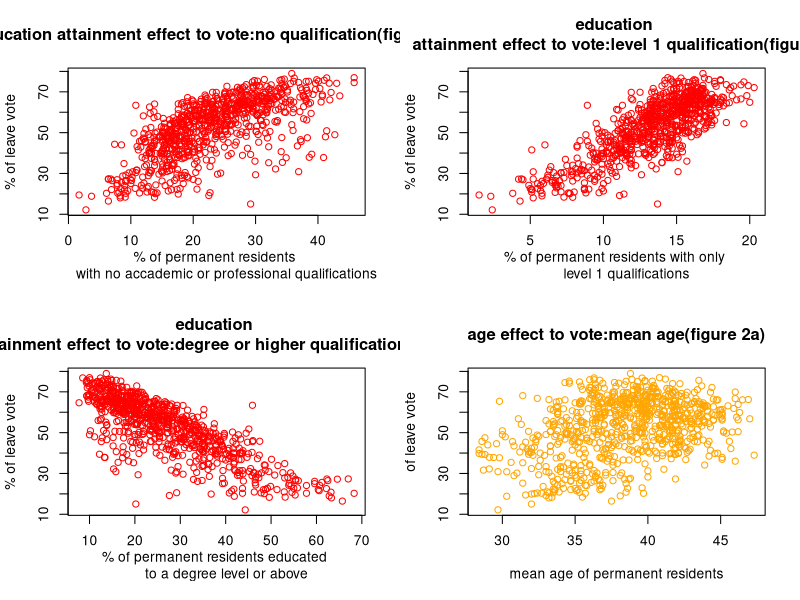
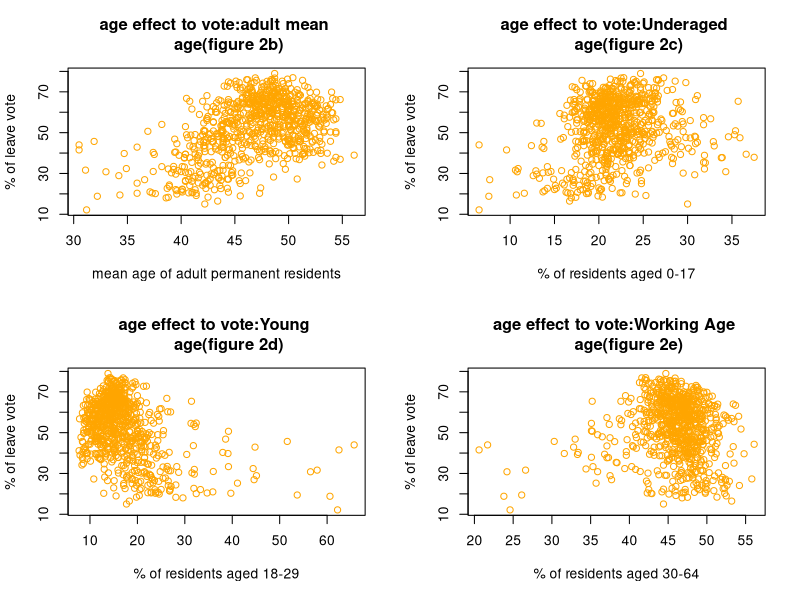
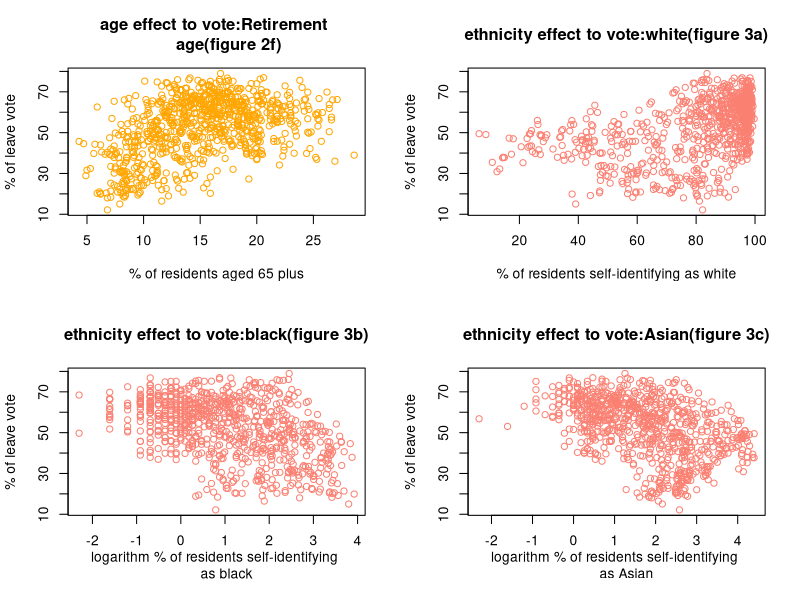
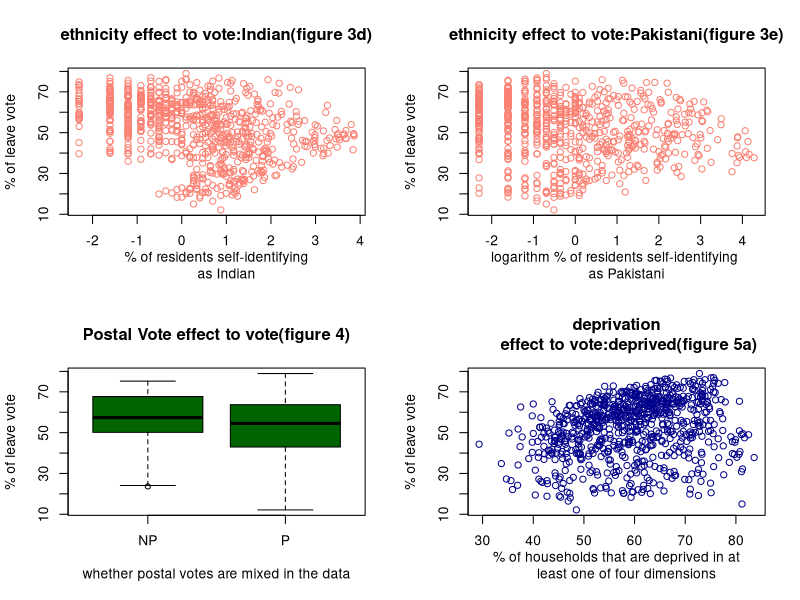
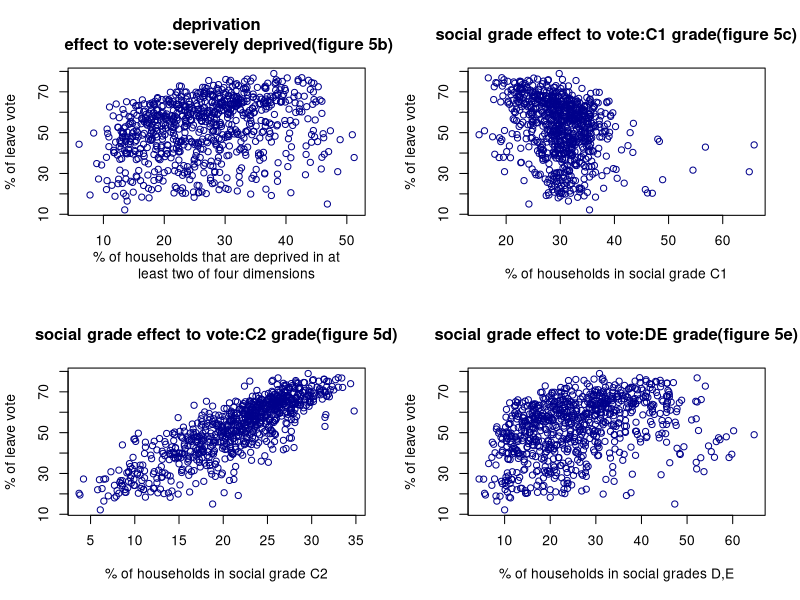
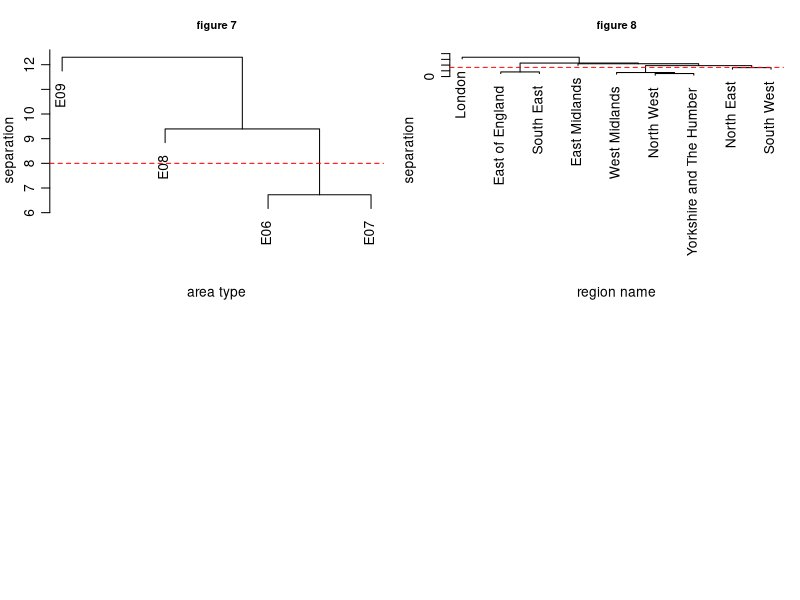
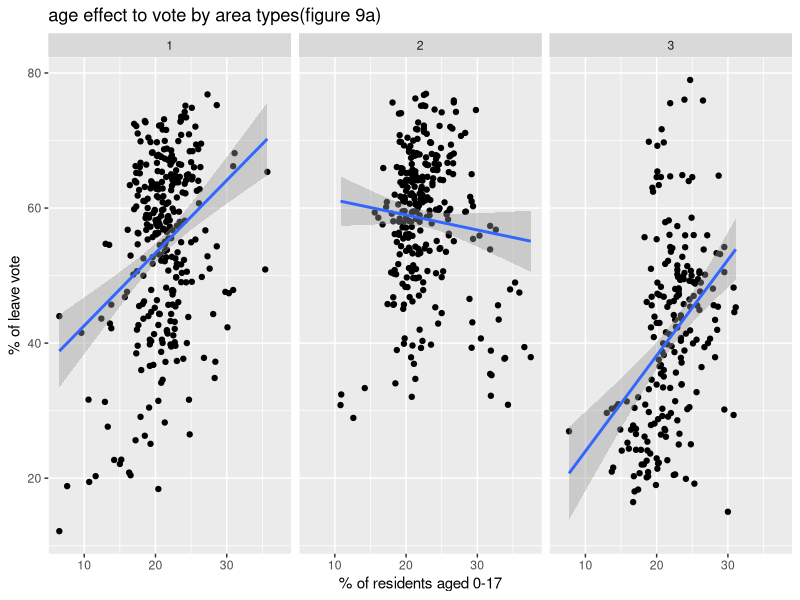
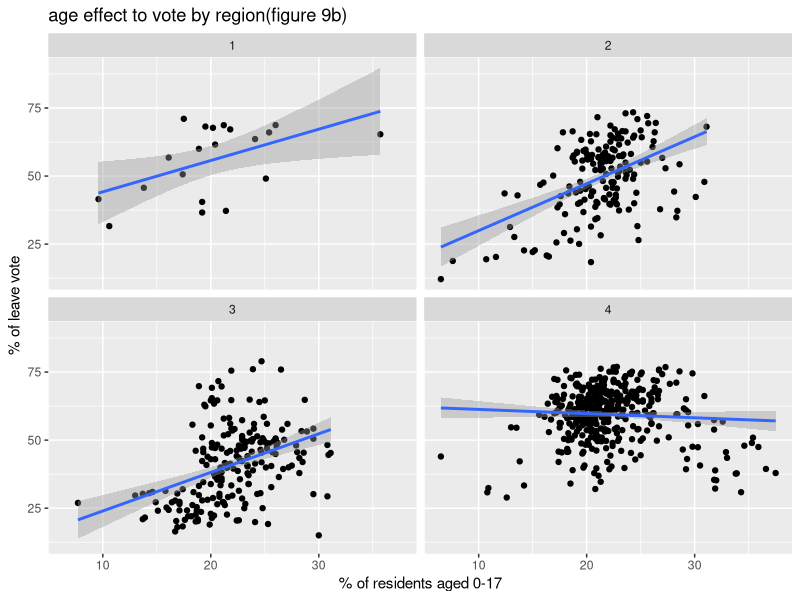

Write the R code that produced these figures, in order. (Note: this script raises an error after producing the figures.)
################################################################
################################################################
#1 Initial preparation
################################################################
################################################################
#1.1 read the data
RR<-read.csv("ReferendumResults.csv")

#1.2 data modification
###1.2.1 modify the age variables
Underaged<-rowSums(RR[,c("Age_0to4","Age_5to7","Age_8to9","Age_10to14","Age_15",
                          "Age_16to17")])
Young<-rowSums(RR[,c("Age_18to19","Age_20to24","Age_25to29")])
WorkingAge<-rowSums(RR[,c("Age_30to44","Age_45to59","Age_60to64")])
Retirement<-rowSums(RR[,c("Age_65to74","Age_75to84","Age_85to89","Age_90plus")])
RR<-data.frame(RR,Underaged,Young,WorkingAge,Retirement)
###1.2.2 separate data
###separate data used for modelling(first 803 observations) from the data used for 
###predicting
RR1<-RR[c(1:803),]
RR2<-RR[c(804:1070),]
###1.2.3 define proportion to vote leave, as the response variable for the model
pLeave<-RR1$Leave/RR1$NVotes*100
RR1<-data.frame(RR1,pLeave)
###1.2.4 get rid off the Leave variable for now from RR2
RR2<-subset(RR2,select=-c(Leave))

################################################################
################################################################
#2 Exploratary Analysis
################################################################
################################################################
#2.1 Initial exploratory plots
###following from Rosenbaum's article,we notice that education,age,ethnicity and 
###postal voters seem to be affecting the tendency to vote leave, from some other
###studies, deprived area seems to be more pro-leave, so we carry out some exploratory
###analysis from here
###2.1.1 Professional qualification attainment
library(ggplot2);library(RColorBrewer)
par(mfrow=c(2,2))
plot(pLeave~NoQuals,data=RR1,xlab="% of permanent residents 
     with no accademic or professional qualifications",ylab="% of leave vote",
     main="education attainment effect to vote:no qualification(figure 1a)",col="red")
plot(pLeave~L1Quals,data=RR1,xlab="% of permanent residents with only 
     level 1 qualifications",ylab="% of leave vote",main="education 
     attainment effect to vote:level 1 qualification(figure 1b)",col="red")
plot(pLeave~L4Quals_plus,data=RR1,xlab="% of permanent residents educated 
     to a degree level or above",ylab="% of leave vote",main="education 
     attainment effect to vote:degree or higher qualification(figue 1c)",col="red")
### save these plots
png("Figure 1a")
plot(pLeave~NoQuals,data=RR1,xlab="% of permanent residents 
     with no accademic or professional qualifications",ylab="% of leave vote",
     main="education attainment effect to vote:no qualification(figure 1a)",col="red")
dev.off()

png("Figure 1b")
plot(pLeave~L1Quals,data=RR1,xlab="% of permanent residents with only 
     level 1 qualifications",ylab="% of leave vote",main="education 
     attainment effect to vote:level 1 qualification(figure 1b)",col="red")
dev.off()

png("Figure 1c")
plot(pLeave~L4Quals_plus,data=RR1,xlab="% of permanent residents educated 
     to a degree level or above",ylab="% of leave vote",main="education 
     attainment effect to vote:degree or higher qualification(figue 1c)",col="red")
dev.off()

###there seems to be some pretty clear relationship between the tendency to vote 
###leave and the level of education, while the relationship between NoQual and the 
###proportion to vote leave seems a bit non-linear

###2.1.2 Age
plot(pLeave~MeanAge,data=RR1,xlab="mean age of permanent residents",ylab="% 
     of leave vote",main="age effect to vote:mean age(figure 2a)",col="orange")
plot(pLeave~AdultMeanAge,data=RR1,xlab="mean age of adult permanent residents",
     ylab="% of leave vote",main="age effect to vote:adult mean 
     age(figure 2b)",col="orange")
plot(pLeave~Underaged,data=RR1,xlab="% of residents aged 0-17",
     ylab="% of leave vote",main="age effect to vote:Underaged 
     age(figure 2c)",col="orange")
plot(pLeave~Young,data=RR1,xlab="% of residents aged 18-29",
     ylab="% of leave vote",main="age effect to vote:Young 
     age(figure 2d)",col="orange")
plot(pLeave~WorkingAge,data=RR1,xlab="% of residents aged 30-64",
     ylab="% of leave vote",main="age effect to vote:Working Age 
     age(figure 2e)",col="orange")
plot(pLeave~Retirement,data=RR1,xlab="% of residents aged 65 plus",
     ylab="% of leave vote",main="age effect to vote:Retirement 
     age(figure 2f)",col="orange")

###save these plots

png("Figure 2a")
plot(pLeave~MeanAge,data=RR1,xlab="mean age of permanent residents",ylab="% 
     of leave vote",main="age effect to vote:mean age(figure 2a)",col="orange")
dev.off()

png("Figure 2b")
plot(pLeave~AdultMeanAge,data=RR1,xlab="mean age of adult permanent residents",
     ylab="% of leave vote",main="age effect to vote:adult mean 
     age(figure 2b)",col="orange")
dev.off()

png("Figure 2c")
plot(pLeave~Underaged,data=RR1,xlab="% of residents aged 0-17",
     ylab="% of leave vote",main="age effect to vote:Underaged 
     age(figure 2c)",col="orange")
dev.off()

png("Figure 2d")
plot(pLeave~Young,data=RR1,xlab="% of residents aged 18-29",
     ylab="% of leave vote",main="age effect to vote:Young 
     age(figure 2d)",col="orange")
dev.off()

png("Figure 2e")
plot(pLeave~WorkingAge,data=RR1,xlab="% of residents aged 30-64",
     ylab="% of leave vote",main="age effect to vote:Working Age 
     age(figure 2e)",col="orange")
dev.off()

png("Figure 2f")
plot(pLeave~Retirement,data=RR1,xlab="% of residents aged 65 plus",
     ylab="% of leave vote",main="age effect to vote:Retirement 
     age(figure 2f)",col="orange")
dev.off()

###2.1.3 Ethnicity
plot(pLeave~White,data=RR1,xlab="% of residents self-identifying as white",
     ylab="% of leave vote",main="ethnicity effect to vote:white(figure 3a)",col="salmon")
plot(pLeave~log(Black),data=RR1,xlab="logarithm % of residents self-identifying 
     as black",ylab="% of leave vote",main="ethnicity effect to vote:black(figure 3b)",col="salmon")
plot(pLeave~log(Asian),data=RR1,xlab="logarithm % of residents self-identifying 
     as Asian",ylab="% of leave vote",main="ethnicity effect to vote:Asian(figure 3c)",col="salmon")
plot(pLeave~log(Indian),data=RR1,xlab="% of residents self-identifying
     as Indian",ylab="% of leave vote",main="ethnicity effect to vote:Indian(figure 3d)",col="salmon")
plot(pLeave~log(Pakistani),data=RR1,xlab="logarithm % of residents self-identifying 
     as Pakistani",ylab="% of leave vote",main="ethnicity effect to vote:Pakistani(figure 3e)",col="salmon")
###logarithm transformation was applied to the percentage of ethnicity minority to 
###unveil more underlying relationship, it turns out that Asians, Blacks are more 
###pro-Remain, while Indians and Pakistani's are more divergent, and higher white 
###percentage area tend to vote leave

### save these plots
png("Figure 3a")
plot(pLeave~White,data=RR1,xlab="% of residents self-identifying as white",
     ylab="% of leave vote",main="ethnicity effect to vote:white(figure 3a)",col="salmon")
dev.off()
png("Figure 3b")
plot(pLeave~log(Black),data=RR1,xlab="logarithm % of residents self-identifying 
     as black",ylab="% of leave vote",main="ethnicity effect to vote:black(figure 3b)",col="salmon")
dev.off()
png("Figure 3c")
plot(pLeave~log(Asian),data=RR1,xlab="logarithm % of residents self-identifying 
     as Asian",ylab="% of leave vote",main="ethnicity effect to vote:Asian(figure 3c)",col="salmon")
dev.off()
png("Figure 3d")
plot(pLeave~log(Indian),data=RR1,xlab="% of residents self-identifying
     as Indian",ylab="% of leave vote",main="ethnicity effect to vote:Indian(figure 3d)",col="salmon")
dev.off()
png("Figure 3c")
plot(pLeave~log(Pakistani),data=RR1,xlab="logarithm % of residents self-identifying 
     as Pakistani",ylab="% of leave vote",main="ethnicity effect to vote:Pakistani(figure 3e)",col="salmon")
dev.off()





###2.1.4 Postal Vote
boxplot(pLeave~Postals,data=RR1,xlab="whether postal votes are mixed in the data",
        ylab="% of leave vote",main="Postal Vote effect to vote(figure 4)",col="darkgreen")
##save plots
png("Figure 4")
boxplot(pLeave~Postals,data=RR1,xlab="whether postal votes are mixed in the data",
        ylab="% of leave vote",main="Postal Vote effect to vote(figure 4)",col="darkgreen")
dev.off()

###2.1.5 Deprivation
plot(pLeave~Deprived,data=RR1,xlab="% of households that are deprived in at
     least one of four dimensions",ylab="% of leave vote",main="deprivation
     effect to vote:deprived(figure 5a)",col="darkblue")
plot(pLeave~MultiDepriv,data=RR1,xlab="% of households that are deprived in at
     least two of four dimensions",ylab="% of leave vote",main="deprivation
     effect to vote:severely deprived(figure 5b)",col="darkblue")
C1<-RR1$C1C2DE-RR1$C2DE
plot(pLeave~C1,xlab="% of households in social grade C1",
     ylab="% of leave vote",main="social grade effect to vote:C1 grade(figure 5c)",col="darkblue")
C2<-RR1$C2DE-RR1$DE
plot(pLeave~C2,xlab="% of households in social grade C2",
     ylab="% of leave vote",main="social grade effect to vote:C2 grade(figure 5d)",col="darkblue")
plot(pLeave~DE,data=RR1,xlab="% of households in social grades D,E",
     ylab="% of leave vote",main="social grade effect to vote:DE grade(figure 5e)",col="darkblue")
###we also need to add C1,C2 into our dataset so we can include them in our models 
RR1<-data.frame(RR1,C1)
RR1<-data.frame(RR1,C2)

###save these plots 
png("Figure 5a")
plot(pLeave~Deprived,data=RR1,xlab="% of households that are deprived in at
     least one of four dimensions",ylab="% of leave vote",main="deprivation
     effect to vote:deprived(figure 5a)",col="darkblue")
dev.off()
png("Figure 5b")
plot(pLeave~MultiDepriv,data=RR1,xlab="% of households that are deprived in at
     least two of four dimensions",ylab="% of leave vote",main="deprivation
     effect to vote:severely deprived(figure 5b)",col="darkblue")
dev.off()
png("Figure 5c")
plot(pLeave~C1,xlab="% of households in social grade C1",
     ylab="% of leave vote",main="social grade effect to vote:C1 grade(figure 5c)",col="darkblue")
dev.off()
png("Figure 5d")
plot(pLeave~C2,xlab="% of households in social grade C2",
     ylab="% of leave vote",main="social grade effect to vote:C2 grade(figure 5d)",col="darkblue")
dev.off()
png("Figure 5e")
plot(pLeave~DE,data=RR1,xlab="% of households in social grades D,E",
     ylab="% of leave vote",main="social grade effect to vote:DE grade(figure 5e)",col="darkblue")
dev.off

###2.1.6 Geographical covariates
boxplot(pLeave~AreaType,data=RR1,col="brown",xlab="Area type of ward",ylab="% of leave vote",
        main="Area type effect to vote(figure 6a)")
boxplot(pLeave~RegionName,data=RR1,col="brown",xlab=NULL,ylab="% of leave vote",
        main="Regional effect to vote(figure 6b)",las=2)

###save these plots
png('Figure 6a')
boxplot(pLeave~AreaType,data=RR1,col="brown",xlab="Area type of ward",ylab="% of leave vote",
        main="Area type effect to vote(figure 6a)")
dev.off()
png('Figure 6b')
boxplot(pLeave~RegionName,data=RR1,col="brown",xlab=NULL,ylab="% of leave vote",
        main="Regional effect to vote(figure 6b)",las=2)
dev.off()

#2.2 Hierarchical clustering
###2.2.1 Area Type
###first step is to plot the cluster dendrogram for AreaType
areameans<-aggregate(RR1[,-(1:8)],by=list(RR1$AreaType),FUN = mean)
rownames(areameans)<-areameans[,1]
areameans<-scale(areameans[,-1])
d_at<-dist(areameans)
clustree_at<-hclust(d_at,method="complete")
par(mar=c(3,3,3,1),mgp=c(2,0.75,0))
plot(clustree_at,xlab="area type",ylab="separation",cex.main=0.8,main="figure 7")
abline(h=8,col="red",lty=2)
###finding is that E06 and E07 are pretty similar, i.e the unitary authorities 
###and the non-metropolitan districts, so we put these two in one group
###then define new group and add to the data frame
newgroup_at<-cutree(clustree_at,k=3)
RR1<-merge(data.frame(AreaType=names(newgroup_at),newgroup_at=newgroup_at),RR1)

###save this plot 
png("Figure 7")
plot(clustree_at,xlab="area type",ylab="separation",cex.main=0.8,main="figure 7")
abline(h=8,col="red",lty=2)
dev.off()


###2.2.2 Region Name
regionmeans<-aggregate(RR1[,-(1:8)],by=list(RR1$RegionName),FUN = mean)
rownames(regionmeans)<-regionmeans[,1]
regionmeans<-scale(regionmeans[,-1])
d_rn<-dist(regionmeans)
clustree_rn<-hclust(d_rn,method="complete")
par(mar=c(3,3,3,1),mgp=c(2,0.75,0))
plot(clustree_rn,xlab="region name",ylab="separation",cex.main=0.8,main="figure 8")
abline(h=8,col="red",lty=2)
###finding is that the London region is the most different from the non-London region,
###as the Northwest, Yorkshire and the Humber are the most similar pair of regions
###then define new group and add to the data frame
newgroup_rn<-cutree(clustree_rn,k=4)
RR1<-merge(data.frame(RegionName=names(newgroup_rn),newgroup_rn=newgroup_rn),RR1)

###save this plot 
png('Figure8')
plot(clustree_rn,xlab="region name",ylab="separation",cex.main=0.8,main="figure 8")
abline(h=8,col="red",lty=2)
dev.off()

#2.3 Interaction terms
###we look for variables that may have a potential interaction with the two categorical 
###variables AreaType and RegionName, we use the two variables newgroup_at,newgroup_rn 
###defined in section 2.2, so it's visually more clear to see any underlying interaction.
###After trying for all potential variables we find the following variables that there
###exist some potential interactions
###Underaged
 a<-print(
  ggplot(data=RR1,mapping=aes(x=Underaged,y=pLeave))+geom_point()+facet_wrap(~newgroup_at)
  +geom_smooth(method=lm)+labs(title="age effect to vote by area types(figure 9a)",x="% of residents aged 0-17",
                                y="% of leave vote")
)
b<-print(
  ggplot(data=RR1,mapping=aes(x=Underaged,y=pLeave))+geom_point()+facet_wrap(~newgroup_rn)
  +geom_smooth(method=lm)+labs(title="age effect to vote by region(figure 9b)",x="% of residents aged 0-17",
  y="% of leave vote")
)
###WorkingAge(quite a few for both areatype and regionname)
c<-print(
  ggplot(data=RR1,mapping=aes(x=WorkingAge,y=pLeave))+geom_point()+facet_wrap(~newgroup_at)
  +geom_smooth(method=lm)+labs(title="age effect to vote by area types(figure 10a)",x="% of residents aged 30-64",
  y="% of leave vote")
)
d<-print(
  ggplot(data=RR1,mapping=aes(x=WorkingAge,y=pLeave))+geom_point()+facet_wrap(~newgroup_rn)+
    geom_smooth(method=lm)+labs(title="age effect to vote by region(figure 10b)",x="% of residents aged 30-64",
  y="% of leave vote")
) 
###Inidan, very obvious interaction
e<-print(
  ggplot(data=RR1,mapping=aes(x=log(Indian+1),y=pLeave))+geom_point()+facet_wrap(~newgroup_at)
  +geom_smooth(method=lm)+labs(title="ethnicity effect to vote by area type(figure 11a)",x="% of Indian residents",
                              y="% of leave vote")
)
f<-print(
  ggplot(data=RR1,mapping=aes(x=log(Indian+1),y=pLeave))+geom_point()+facet_wrap(~newgroup_rn)
  +geom_smooth(method=lm)+labs(title="ethnicity effect to vote by region(figure 11b)",x="% of Indian residents",
                              y="% of leave vote")
)
###Pakistani,very obvious interaction
g<-print(
  ggplot(data=RR1,mapping=aes(x=log(Pakistani+1),y=pLeave))+geom_point()+facet_wrap(~newgroup_at)
  +geom_smooth(method=lm)+labs(title="ethnicity effect to vote by area type(figure 12a)",x="% of Pakistani residents",
                              y="% of leave vote")
)
h<-print(
  ggplot(data=RR1,mapping=aes(x=log(Pakistani+1),y=pLeave))+geom_point()+facet_wrap(~newgroup_rn)
  +geom_smooth(method=lm)+labs(title="ethnicity effect to vote by region(figure 12b)",x="% of Pakistani residents",
                              y="% of leave vote")
)
###Owned,very obvious interaction
i<-print(
  ggplot(data=RR1,mapping=aes(x=Owned,y=pLeave))+geom_point()+facet_wrap(~newgroup_at)
  +geom_smooth(method=lm)+labs(title="housing effect to vote by area type(figure 13a)",x="% of residents own their house",
                              y="% of leave vote")
)
j<-print(
  ggplot(data=RR1,mapping=aes(x=Owned,y=pLeave))+geom_point()+facet_wrap(~newgroup_rn)
  +geom_smooth(method=lm)+labs(title="housing effect to vote by region(figure 13b)",x="% of residents own their house",
                              y="% of leave vote")
)
###OwnedOutright,very obvious interaction
k<-print(
  ggplot(data=RR1,mapping=aes(x=OwnedOutright,y=pLeave))+geom_point()+facet_wrap(~newgroup_at)
  +geom_smooth(method=lm)+labs(title="housing effect to vote by area type(figure 14a)",x="% of residents own their house
                              with no mortgage",y="% of leave vote")
)
l<-print(
  ggplot(data=RR1,mapping=aes(x=OwnedOutright,y=pLeave))+geom_point()+facet_wrap(~newgroup_rn)
  +geom_smooth(method=lm)+labs(title="housing effect to vote by region(figure 14b)",x="% of residents own their house
                              with no mortgage",y="% of leave vote")
)
###SocialRent
m<-print(
  ggplot(data=RR1,mapping=aes(x=SocialRent,y=pLeave))+geom_point()+facet_wrap(~newgroup_at)
  +geom_smooth(method=lm)+labs(title="housing effect to vote by area type(figure 15a)",x="% of residents rent their house
                              from social landlords",y="% of leave vote")
)
n<-print(
  ggplot(data=RR1,mapping=aes(x=SocialRent,y=pLeave))+geom_point()+facet_wrap(~newgroup_rn)
  +geom_smooth(method=lm)+labs(title="housing effect to vote by region(figure 15b)",x="% of residents rent their house
                              from social landlords",y="% of leave vote")
)
###Unemp (interaction is especially clear between Unemp and areatype)
o<-print(
  ggplot(data=RR1,mapping=aes(x=Unemp,y=pLeave))+geom_point()+facet_wrap(~newgroup_at)
  +geom_smooth(method=lm)+labs(title="employment effect to vote by area type(figure 16a)",
                              x="% of residents unemployed",y="% of leave vote")
)
p<-print(
  ggplot(data=RR1,mapping=aes(x=Unemp,y=pLeave))+geom_point()+facet_wrap(~newgroup_rn)
  +geom_smooth(method=lm)+labs(title="employment effect to vote by region(figure 16b)",
                              x="% of residents unemployed",y="% of leave vote")
)
###UnempRate_EA
q<-print(
  ggplot(data=RR1,mapping=aes(x=UnempRate_EA,y=pLeave))+geom_point()+facet_wrap(~newgroup_at)
  +geom_smooth(method=lm)+labs(title="employment effect to vote by area type(figure 17a)",
                              x="% of economically active residents unemployed",y="% of leave vote")
)
r<-print(
  ggplot(data=RR1,mapping=aes(x=UnempRate_EA,y=pLeave))+geom_point()+facet_wrap(~newgroup_rn)
  +geom_smooth(method=lm)+labs(title="employment effect to vote by region(figure 17b)",
                              x="% of economically active residents unemployed",y="% of leave vote")
)

### save these ggplot
ggsave("Figure9a.png", a)
ggsave("Figure9b.png", b)
ggsave("Figure10a.png",c)
ggsave("Figure10b.png",d)
ggsave("Figure11a.png",e)
ggsave("Figure11b.png",f)
ggsave("Figure12a.png",g)
ggsave("Figure12b.png",h)
ggsave("Figure13a.png",i)
ggsave("Figure13b.png",j)
ggsave("Figure14a.png",k)
ggsave("Figure14b.png",l)
ggsave("Figure15a.png",m)
ggsave("Figure15b.png",n)
ggsave("Figure16a.png",o)
ggsave("Figure16b.png",p)
ggsave("Figure17a.png",q)
ggsave("Figure17b.png",r)



#2.4 Principal Component Analysis
###2.4.1 ethnicity variables
###carry out PCA on all ethnicity related variables
ethnicity.pcs<-prcomp(RR1[,29:33],scale. = TRUE)
###have a look at the biplot
par(mar=c(3,3,3,1),mgp=c(2,0.75,0))
biplot(ethnicity.pcs,col=c("skyblue3","darkred"),xlabs=RR1$ID,cex=c(0.75,1.5),lwd=2,
       main="biplot of the ethnicity pc(figure 18)")
###finding is that black and white ethnicity rate may be more influential, i.e the arrows
###are more far away from other arrows
###can also read the summary of the principal components
summary(ethnicity.pcs)
###by the summary statistics, indeed white and black ethnicity rate counts for the most 
###variation(83%), to be even more precise, add Asian, which accounts now for 99%
###of variance

###save these plots
png('figure 18')
biplot(ethnicity.pcs,col=c("skyblue3","darkred"),xlabs=RR1$ID,cex=c(0.75,1.5),lwd=2,
       main="biplot of the ethnicity pc(figure 18)")
dev.off()

###2.4.2 age variables
###we carry out PCA on Underaged,Young, WorkingAge and Retirement
age.pcs<-prcomp(RR1[,52:55],scale. = TRUE)
par(mar=c(3,3,3,1),mgp=c(2,0.75,0))
biplot(age.pcs,col=c("skyblue3","darkred"),xlabs=RR1$ID,cex=c(0.75,1.5),lwd=2,
       main="biplot of the age pc(figure 19)")
summary(age.pcs)
###Underaged, Young anf WorkingAge seem to account for nearly all variation in the dataset 
### save the plot
png('figure 19')
biplot(age.pcs,col=c("skyblue3","darkred"),xlabs=RR1$ID,cex=c(0.75,1.5),lwd=2,
       main="biplot of the age pc(figure 19)")
dev.off()


###2.4.3 housing variables
household.pcs<-prcomp(RR1[,34:37],scale. = TRUE)
par(mar=c(3,3,3,1),mgp=c(2,0.75,0))
biplot(household.pcs,col=c("skyblue3","darkred"),xlabs=RR1$ID,cex=c(0.75,1.5),lwd=2
       ,main="biplot of the household pc(figure 20)")
summary(household.pcs)
###variables Owned(% of households owning their accomodation) and OwnedOutright
###(% of households owning their house with no mortgage) account together for 96% 
###of variation
###save the plots 
png('Figure 20')
biplot(household.pcs,col=c("skyblue3","darkred"),xlabs=RR1$ID,cex=c(0.75,1.5),lwd=2
       ,main="biplot of the household pc(figure 20)")
dev.off()

###2.4.4 qualification variables
qualification.pcs<-prcomp(RR1[,38:40],scale. = TRUE)
par(mar=c(3,3,3,1),mgp=c(2,0.75,0))
biplot(qualification.pcs,col=c("skyblue3","darkred"),xlabs=RR1$ID,cex=c(0.75,1.5),lwd=2
       ,main="biplot of the qualification pc(figure 21)")
summary(qualification.pcs)
###variable NoQuals and L1Quals account together for 98% of variance
png('Figure 21')
biplot(qualification.pcs,col=c("skyblue3","darkred"),xlabs=RR1$ID,cex=c(0.75,1.5),lwd=2
       ,main="biplot of the qualification pc(figure 21)")
dev.off()

###2.4.5 employment variables
employment.pcs<-prcomp(RR1[,41:45],scale. = TRUE)
par(mar=c(3,3,3,1),mgp=c(2,0.75,0))
biplot(employment.pcs,col=c("skyblue3","darkred"),xlabs=RR1$ID,cex=c(0.75,1.5),lwd=2,
       main="biplot of the employment pc(figure 22)")
summary(employment.pcs)
###percentage of student and percentage of unemployed account for 91% of the variation, 
###and by adding percentage of economically active residents who are unemployed, we have 99%
###of variance explained
png('Figure 22')
biplot(employment.pcs,col=c("skyblue3","darkred"),xlabs=RR1$ID,cex=c(0.75,1.5),lwd=2,
       main="biplot of the employment pc(figure 22)")
dev.off()

###2.4.6 socio-economic class variables
socioeco.pcs<-prcomp(RR1[,c(51,57,58)],scale. = TRUE)
biplot(socioeco.pcs,col=c("skyblue3","darkred"),xlabs=RR1$ID,cex=c(0.75,1.5),lwd=2,
       main="biplot of the socio-economic class pc(figure 23)")
summary(socioeco.pcs)
###DE,C1 together account for 89% of variation, all three variables seem to be pretty
###significant on their own
###save plot
png('Figure 23')
biplot(socioeco.pcs,col=c("skyblue3","darkred"),xlabs=RR1$ID,cex=c(0.75,1.5),lwd=2,
       main="biplot of the socio-economic class pc(figure 23)")
dev.off()

################################################################
################################################################
#3 Model Building
################################################################
################################################################
###3.1 Simple Linear Model
###our first instinct is to try a simple linear regression model with the 23 variables
###selected after the exploratory analysis
###logarithm transformation is performed to a few variables, and +1 for the ethnicity 
###variables,to ensure the entries are strictly positive
lm1<-lm(pLeave~as.factor(newgroup_at)+as.factor(newgroup_rn)+
              as.factor(Postals)+AdultMeanAge+Young+WorkingAge+Retirement+White+
                log(Black+1)+log(Asian+1)+Owned+OwnedOutright+log(PrivateRent)+log(NoQuals)
              +L1Quals+L4Quals_plus+Students+Unemp+UnempRate_EA+HigherOccup+RoutineOccupOrLTU
              +log(Density)+Deprived+MultiDepriv+DE,data=RR1)
###we can check the diagnostic plot residuals against fitted
plot(lm1,which=1)
###we can also check the quality of prediction briefly:
lm1_pred<-fitted(lm1,RR1)
plot(lm1_pred,RR1$pLeave,abline(a=0,b=1,col="red"),main="lm predictions(figure 25)",xlab="predictions from lm",
     ylab="actual values")
###save plot
png('Figure 25')
plot(lm1_pred,RR1$pLeave,abline(a=0,b=1,col="red"),main="lm predictions(figure 25)",xlab="predictions from lm",
     ylab="actual values")
dev.off()


###3.2 Generalized Linear Model
###3.2.1 Initial fit of GLM
###we fit all variables first, with a binomial family chosen, alongside with the 
###link function logit
glm1<-glm(pLeave/100~as.factor(newgroup_at)+as.factor(newgroup_rn)+as.factor(Postals)+Residents
          +Households+MeanAge+AdultMeanAge+Underaged+Young+ WorkingAge+Retirement+White+
            Black+Asian+Indian+Pakistani+Owned+OwnedOutright+SocialRent+PrivateRent+NoQuals
          +L1Quals+L4Quals_plus+Students+Unemp+UnempRate_EA+HigherOccup+RoutineOccupOrLTU
          +Density+Deprived+MultiDepriv+C1C2DE+C2DE+DE,
          data=RR1,weight=NVotes,family=binomial(link="logit"))
summary(glm1)
glm1_sr <- rstandard(glm1)
plot(RR1$pLeave/100, glm1_sr, 
     ylab="Standardized Residuals", 
     xlab="proportion of leave vote", 
     main="Standardized Residual Plot of glm1(figure 26)") 
abline(0, 0,col="red")


###save plots
png('Figure 26')
plot(RR1$pLeave/100, glm1_sr, 
     ylab="Standardized Residuals", 
     xlab="proportion of leave vote", 
     main="Standardized Residual Plot of glm1(figure 26)") 
abline(0, 0,col="red")
dev.off()


###by looking at the summary of the model, and the diagnostic plot(residuals against fitted)
###we find that there are quite a few redundant terms, and the there's very serious overdispersion
###problem, we treat these in glm2
glm2<-glm(pLeave/100~as.factor(newgroup_at)+as.factor(newgroup_rn)+Residents
       +Households+White+Asian+Indian+Owned+OwnedOutright+SocialRent+PrivateRent+NoQuals
       +L4Quals_plus+Students+Unemp+HigherOccup+RoutineOccupOrLTU
       +Density+Deprived+MultiDepriv+C1+DE,
       data=RR1,weight=NVotes,family=quasibinomial(link="logit"))
summary(glm2)
###to see the standard residual against fitted value plot
glm2_sr <- rstandard(glm2)
plot(RR1$pLeave/100, glm2_sr, 
     ylab="Standardized Residuals", 
     xlab="proportion of leave vote", 
     main="Standardized Residual Plot of glm2(figure 27)") 
abline(0, 0,col="red")
###most observation now seems to fall in the [-2,2] interval

###save plot 
png('Figure 27')
plot(RR1$pLeave/100, glm2_sr, 
     ylab="Standardized Residuals", 
     xlab="proportion of leave vote", 
     main="Standardized Residual Plot of glm2(figure 27)") 
abline(0, 0,col="red")
dev.off()

###3.2.2 Adding interaction terms
###now we add some interaction terms to improve our model
###based on the findings in the eda, we can add the following interaction terms
glm3<-update(glm2,.~.+as.factor(newgroup_at):Underaged+as.factor(newgroup_at):WorkingAge+
               as.factor(newgroup_at):Indian+as.factor(newgroup_at):Pakistani+
               as.factor(newgroup_at):Owned+as.factor(newgroup_at):OwnedOutright+
               as.factor(newgroup_at):SocialRent+as.factor(newgroup_at):Unemp+
               as.factor(newgroup_at):UnempRate_EA+as.factor(newgroup_rn):Underaged+
               as.factor(newgroup_rn):WorkingAge+as.factor(newgroup_rn):Indian+
               as.factor(newgroup_rn):Pakistani+as.factor(newgroup_rn):Owned+
               as.factor(newgroup_rn):OwnedOutright+as.factor(newgroup_rn):SocialRent+
               as.factor(newgroup_rn):Unemp++as.factor(newgroup_rn):UnempRate_EA)
summary(glm3)

###3.2.3 Further improvement
###as shown in the summary of glm3, there still seems to be some redundant interaction terms
###we will get rid of them in glm4
glm4<-update(glm3,.~.-as.factor(newgroup_at):Pakistani-as.factor(newgroup_rn):Owned
             -as.factor(newgroup_at):Underaged-as.factor(newgroup_at)-as.factor(newgroup_rn)
             -as.factor(newgroup_at):WorkingAge-as.factor(newgroup_at):UnempRate_EA
             -as.factor(newgroup_rn):WorkingAge-OwnedOutright-as.factor(newgroup_at):OwnedOutright
             -as.factor(newgroup_at):Owned-as.factor(newgroup_rn):Indian
             -as.factor(newgroup_rn):SocialRent-as.factor(newgroup_rn):Pakistani-Unemp
             -PrivateRent-Unemp:as.factor(newgroup_rn)-as.factor(newgroup_rn):UnempRate_EA-Students
             -Owned)
summary(glm4)
###which is our final model for glm
###we can do a plot to see the residuals against fitted
glm4_sr <- rstandard(glm4)
plot(RR1$pLeave/100, glm4_sr, 
     ylab="Standardized Residuals", 
     xlab="proportion of leave vote", 
     main="Standardized Residual Plot of glm4 (figure 28)") 
abline(0, 0,col="red")

###save plots
png('Figure 28')
plot(RR1$pLeave/100, glm4_sr, 
     ylab="Standardized Residuals", 
     xlab="proportion of leave vote", 
     main="Standardized Residual Plot of glm4 (figure 28)") 
abline(0, 0,col="red")
dev.off()

#3.3 Generalized Additive Model
###3.3.1 Initial fit of GAM
###based on the eda, we fit one or two representative variables from each types of variables,
###with a quasibinomial family to fit our initial GAM model.
library(mgcv)
gam1<-gam(pLeave/100~newgroup_at+newgroup_rn+s(Retirement)+s(White)+s(Asian)+s(OwnedOutright)+
          s(PrivateRent)+s(NoQuals)+s(L4Quals_plus)+s(Students)+s(DE)+s(UnempRate_EA)
          ,family=quasibinomial(link="logit"),weights=NVotes, data=RR1)
summary(gam1)
###Using plot to check the fitness of gam1 and draw a standardised residual plot:
gam.check(gam1) #Figure 29#
### By the plot of Response vs.Fitted values, there is a little overdispersion 
residuals <- resid(gam1, type = "pearson")
fitted_values <- fitted(gam1)
plot(fitted_values, residuals, main = "Standardized Residual Plot of Gam1 (figure 30)", xlab = "Fitted Values", ylab = "Standardized Residuals")
abline(0, 0,col="red")
###The residual plot for  gam1 show a relatively random and symmetric distribution of the residuals around zero. 

###save plots

png("Figure29.png")
gam.check(gam1)
dev.off()

png('Figure 30')
plot(fitted_values, residuals, main = "Standardized Residual Plot of Gam1 (figure 30)", xlab = "Fitted Values", ylab = "Standardized Residuals")
abline(0, 0,col="red")
dev.off()

###3.3.2 Adding interaction terms
###we add some interaction terms to improve our model based on our eda and ggplots above in 3.2.2.
gam2<-update(gam1,.~.+ s(Indian, by=as.factor(newgroup_at))+s(Unemp, by=as.factor(newgroup_at))
             -s(UnempRate_EA))
summary(gam2)
###Using plot to check the fitness of GAM2 and draw a standardised residual plot:
gam.check(gam2)#Figure 31#
###Compared to the same plot of GAM1, the plot of Response vs.Fitted values of gam2 is better, because it is more compact. 
residuals2 <- resid(gam2, type = "pearson")
fitted_values2 <- fitted(gam2)
plot(fitted_values2, residuals2, main = "Standardized Residual Plot of gam2(figure32)", xlab = "Fitted Values", ylab = "Standardized Residuals")
abline(0, 0,col="red")
###The standardized residual plot for gam2 also show a relatively random and symmetric distribution of the residuals around zero. 
###save plots
png("Figure31.png")
gam.check(gam2)
dev.off()

png('Figure 32')
plot(fitted_values2, residuals2, main = "Standardized Residual Plot of gam2(figure32)", xlab = "Fitted Values", ylab = "Standardized Residuals")
abline(0, 0,col="red")
dev.off()

################################################################
################################################################
#4 Prediction
################################################################
################################################################
#we use our final model to make predictions for the number of leave votes in
#the 267 wards (RR2), where Leave is not given
#first, we need to modify RR2 a bit more, note in 2.1.5, we defined two new variables 
#C1,C2,which were later used in our model, so we need to add them now
C1<-RR2$C1C2DE-RR2$C2DE
C2<-RR2$C2DE-RR2$DE
data.frame(RR2,C1)
data.frame(RR2,C2)
#we also need to add new group names for Region and Area in RR2 as in RR1 (section 2.2)
RR2<-merge(data.frame(RegionName=names(newgroup_rn),newgroup_rn=newgroup_rn),RR2)
RR2<-merge(data.frame(AreaType=names(newgroup_at),newgroup_at=newgroup_at),RR2)
#now we are ready to fit glm4 into RR2
pred<-predict(gam2,newdata=RR2,type="response",se.fit=TRUE)
summary(pred$fit)
#the estimated variance of response variable under the Quasibinomial family is
dispersion<-sum(resid(gam2,type="pearson")^2)/gam2$df.residual
var_Y<-pred$fit*(rep(1,267)-pred$fit)/RR2$NVotes*dispersion
#the final estimated standard deviation of the prediction error is given by
est_sd<-sqrt(var_Y+pred$se.fit^2)
summary(est_sd)
#finally we create a table containing our results
pred_result<-data.frame(RR2$ID,pred$fit,est_sd)
write.table(pred_result,file="ICA2_Group_AF_pred.dat",sep="\t",row.names=FALSE,col.names=FALSE)
